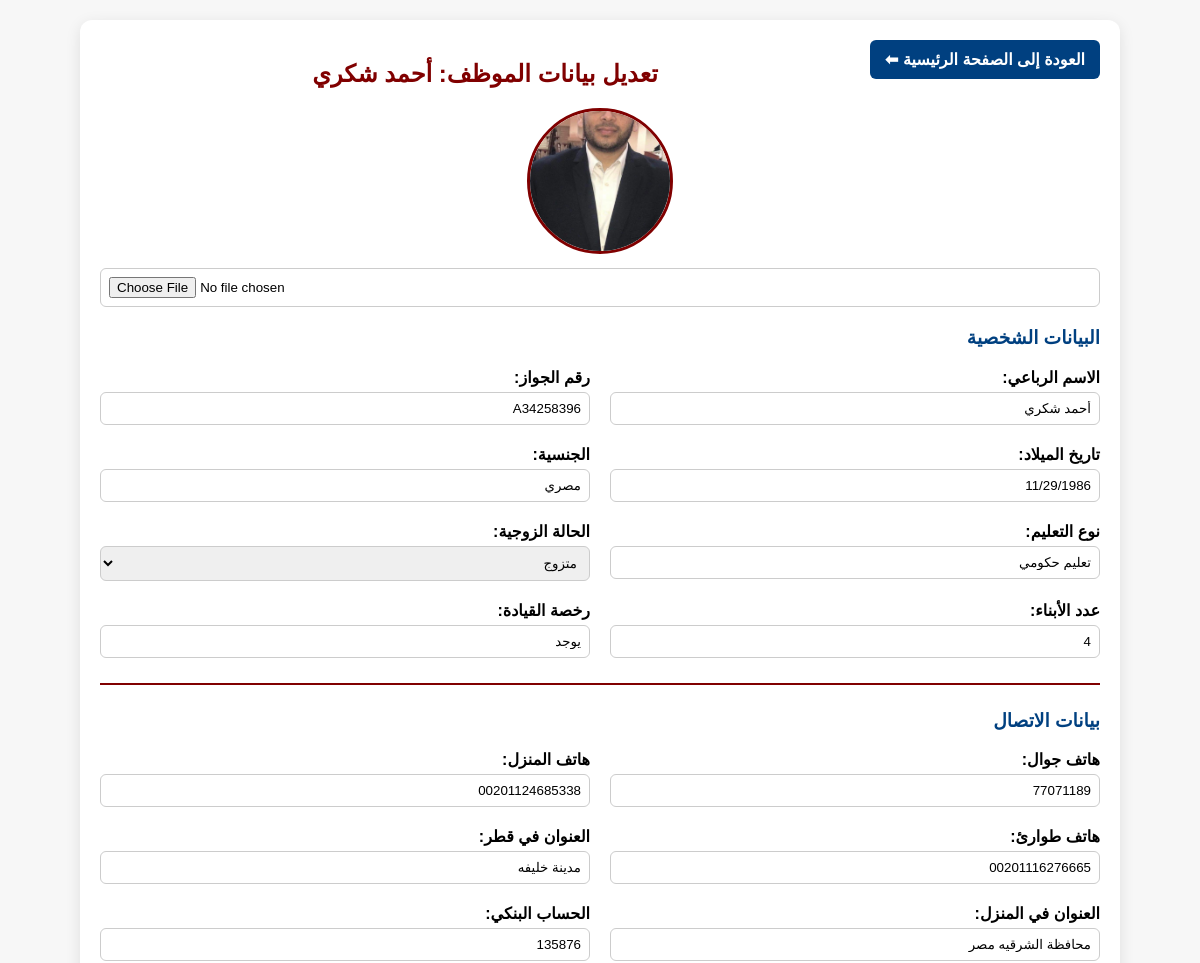
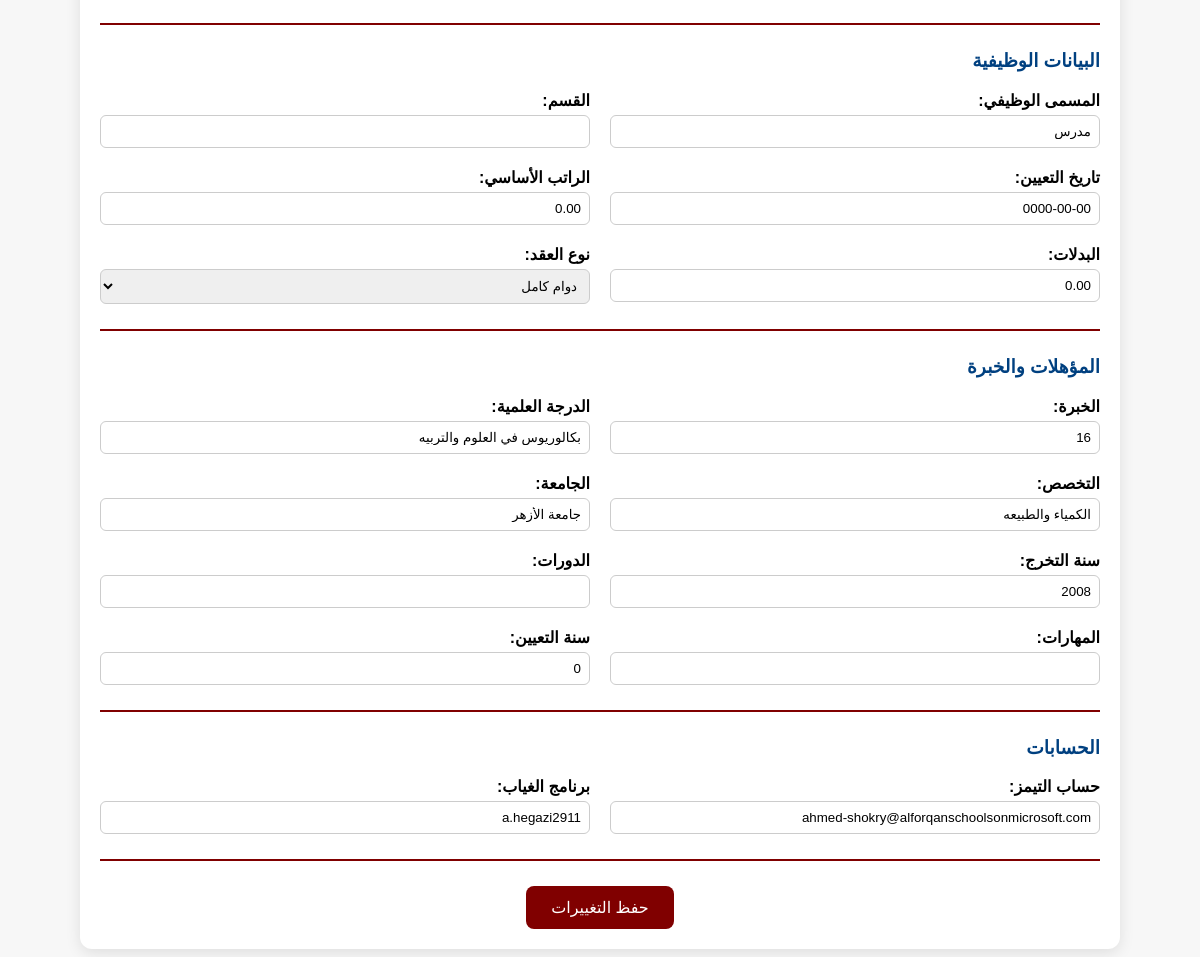
Page /edit.php?id=28681811552 (signed in) on the committed database (2 pictures, top to bottom).
### tables this page shows
CREATE TABLE `personal_data` (
  `id` int(10) UNSIGNED NOT NULL,
  `employee_id` varchar(50) NOT NULL,
  `full_name` varchar(255) NOT NULL,
  `personal_id` varchar(50) DEFAULT NULL,
  `birth_date` varchar(20) DEFAULT NULL,
  `nationality` varchar(100) DEFAULT NULL,
  `gender` varchar(20) DEFAULT NULL,
  `marital_status` varchar(20) DEFAULT NULL,
  `num_children` int(11) DEFAULT 0,
  `driving_license` varchar(50) DEFAULT NULL,
  `hire_date` varchar(20) DEFAULT NULL,
  `job_title` varchar(100) DEFAULT NULL,
  `department` varchar(100) DEFAULT NULL,
  `base_salary` decimal(10,2) DEFAULT NULL,
  `allowances` decimal(10,2) DEFAULT NULL,
  `contract_type` varchar(50) DEFAULT NULL,
  `created_at` timestamp NOT NULL DEFAULT current_timestamp(),
  `stage` enum('ابتدائي','اعدادي','ثانوي') NOT NULL DEFAULT 'ابتدائي'
);

CREATE TABLE `admin_data` (
  `id` int(11) NOT NULL,
  `employee_id` varchar(50) NOT NULL,
  `leave_casual` int(11) DEFAULT 0,
  `leave_sick` int(11) DEFAULT 0,
  `leave_unexcused` int(11) DEFAULT 0,
  `classes_reserve` int(11) DEFAULT 0,
  `classes_extra` int(11) DEFAULT 0,
  `classes_overload` int(11) DEFAULT 0,
  `teacher_status` varchar(50) DEFAULT NULL,
  `note_verbal` tinyint(1) DEFAULT 0,
  `note_written` tinyint(1) DEFAULT 0,
  `note_warning` tinyint(1) DEFAULT 0,
  `assets_pen` tinyint(1) DEFAULT 0,
  `assets_pc` tinyint(1) DEFAULT 0,
  `assets_phone` tinyint(1) DEFAULT 0,
  `assets_car` tinyint(1) DEFAULT 0,
  `image` varchar(255) DEFAULT NULL,
  `created_at` timestamp NOT NULL DEFAULT current_timestamp(),
  `note_discount` int(11) DEFAULT 0
);

CREATE TABLE `contact_info` (
  `id` int(10) UNSIGNED NOT NULL,
  `employee_id` varchar(50) NOT NULL,
  `phone_mobile` varchar(50) DEFAULT NULL,
  `phone_home` varchar(50) DEFAULT NULL,
  `emergency_phone` varchar(50) DEFAULT NULL,
  `address_qatar` varchar(255) DEFAULT NULL,
  `address_home` varchar(255) DEFAULT NULL,
  `bank_account` varchar(100) DEFAULT NULL,
  `created_at` timestamp NOT NULL DEFAULT current_timestamp()
);

CREATE TABLE `job_data` (
  `id` int(10) UNSIGNED NOT NULL,
  `employee_id` varchar(50) NOT NULL,
  `employee_number` varchar(50) DEFAULT NULL,
  `job_title` varchar(255) DEFAULT NULL,
  `department` varchar(255) DEFAULT NULL,
  `hire_date` date DEFAULT NULL,
  `base_salary` decimal(10,2) DEFAULT NULL,
  `allowances` decimal(10,2) DEFAULT NULL,
  `contract_type` varchar(50) DEFAULT NULL,
  `salary` decimal(10,2) DEFAULT NULL,
  `job_level` varchar(50) DEFAULT NULL,
  `sponsorship` varchar(100) DEFAULT NULL,
  `created_at` timestamp NOT NULL DEFAULT current_timestamp(),
  `stage` varchar(20) NOT NULL DEFAULT 'ابتدائي'
);

CREATE TABLE `qualifications` (
  `id` int(10) UNSIGNED NOT NULL,
  `employee_id` varchar(50) NOT NULL,
  `experience` int(11) DEFAULT NULL,
  `degree` varchar(100) DEFAULT NULL,
  `major` varchar(100) DEFAULT NULL,
  `university` varchar(100) DEFAULT NULL,
  `graduation_year` int(11) DEFAULT NULL,
  `courses` text DEFAULT NULL,
  `skills` text DEFAULT NULL,
  `year_of_assignment` int(11) DEFAULT NULL,
  `created_at` timestamp NOT NULL DEFAULT current_timestamp()
);

CREATE TABLE `accounts` (
  `id` int(10) UNSIGNED NOT NULL,
  `employee_id` varchar(50) NOT NULL,
  `teams_account` varchar(255) DEFAULT NULL,
  `attendance_platform` varchar(255) DEFAULT NULL,
  `created_at` timestamp NOT NULL DEFAULT current_timestamp(),
  `stage` varchar(50) NOT NULL DEFAULT 'ثانوي'
);

### edit.php (the view, shortened to what this page needs)
<?php
include("db.php");
$employee_id = $_GET['id'];
$tables = ['personal_data', 'contact_info', 'job_data', 'accounts', 'qualifications'];
$data = [];
foreach($tables as $table){
    $stmt = $conn->prepare("SELECT * FROM $table WHERE employee_id=?");
    $stmt->bind_param("s", $employee_id);
    $stmt->execute();
    $res = $stmt->get_result();
    $data[$table] = $res->fetch_assoc() ?? [];
}
$marital_options = ['أعزب', 'متزوج', 'مطلق', 'أرمل'];
$contract_options = ['دوام كامل', 'دوام جزئي', 'مؤقت', 'عقد سنوي'];
$stmt = $conn->prepare("SELECT image FROM admin_data WHERE employee_id=?");
$stmt->bind_param("s", $employee_id);
$stmt->execute();
$res = $stmt->get_result();
$admin_data = $res->fetch_assoc();
$image_name = $admin_data['image'] ?? 'avatar.png';
?>
<!DOCTYPE html>
<html lang="ar">
<head>
</head>
<body>
<div class="container">
<a href="indexteacher.php" class="back-btn">⬅ العودة إلى الصفحة الرئيسية</a>
<h2>تعديل بيانات الموظف: <?php echo htmlspecialchars($data['personal_data']['full_name'] ?? ''); ?></h2>
<form method="POST" enctype="multipart/form-data">
<div style="text-align:center; margin-bottom:20px;">
    <img src="uploads/<?php echo htmlspecialchars($image_name); ?>"
         style="width:140px; height:140px; border-radius:50%; object-fit:cover; border:3px solid #800000;"><br>
    <input type="file" name="image" accept="image/*" style="margin-top:10px;">
</div>
<h3>البيانات الشخصية</h3>
<div class="grid2">
    <div><label>الاسم الرباعي:</label><input type="text" name="full_name" value="<?php echo htmlspecialchars($data['personal_data']['full_name'] ?? ''); ?>"></div>
    <div><label>رقم الجواز:</label><input type="text" name="personal_id" value="<?php echo htmlspecialchars($data['personal_data']['personal_id'] ?? ''); ?>"></div>
    <div><label>تاريخ الميلاد:</label><input type="text" name="birth_date" value="<?php echo htmlspecialchars($data['personal_data']['birth_date'] ?? ''); ?>"></div>
    <div><label>الجنسية:</label><input type="text" name="nationality" value="<?php echo htmlspecialchars($data['personal_data']['nationality'] ?? ''); ?>"></div>
    <div><label>نوع التعليم:</label><input type="text" name="gender" value="<?php echo htmlspecialchars($data['personal_data']['gender'] ?? ''); ?>"></div>
    <div>
        <label>الحالة الزوجية:</label>
        <select name="marital_status">
            <?php foreach($marital_options as $option): ?>
                <option value="<?php echo $option; ?>" <?php if(($data['personal_data']['marital_status'] ?? '')==$option) echo 'selected'; ?>><?php echo $option; ?></option>
            <?php endforeach; ?>
        </select>
    </div>
    <div><label>عدد الأبناء:</label><input type="number" name="num_children" value="<?php echo htmlspecialchars($data['personal_data']['num_children'] ?? 0); ?>"></div>
    <div><label>رخصة القيادة:</label><input type="text" name="driving_license" value="<?php echo htmlspecialchars($data['personal_data']['driving_license'] ?? ''); ?>"></div>
</div>
<hr>
<h3>بيانات الاتصال</h3>
<div class="grid2">
    <div><label>هاتف جوال:</label><input type="text" name="phone_mobile" value="<?php echo htmlspecialchars($data['contact_info']['phone_mobile'] ?? ''); ?>"></div>
    <div><label>هاتف المنزل:</label><input type="text" name="phone_home" value="<?php echo htmlspecialchars($data['contact_info']['phone_home'] ?? ''); ?>"></div>
    <div><label>هاتف طوارئ:</label><input type="text" name="emergency_phone" value="<?php echo htmlspecialchars($data['contact_info']['emergency_phone'] ?? ''); ?>"></div>
    <div><label>العنوان في قطر:</label><input type="text" name="address_qatar" value="<?php echo htmlspecialchars($data['contact_info']['address_qatar'] ?? ''); ?>"></div>
    <div><label>العنوان في المنزل:</label><input type="text" name="address_home" value="<?php echo htmlspecialchars($data['contact_info']['address_home'] ?? ''); ?>"></div>
    <div><label>الحساب البنكي:</label><input type="text" name="bank_account" value="<?php echo htmlspecialchars($data['contact_info']['bank_account'] ?? ''); ?>"></div>
</div>
<hr>
<h3>البيانات الوظيفية</h3>
<div class="grid2">
    <div><label>المسمى الوظيفي:</label><input type="text" name="job_title" value="<?php echo htmlspecialchars($data['job_data']['job_title'] ?? ''); ?>"></div>
    <div><label>القسم:</label><input type="text" name="department" value="<?php echo htmlspecialchars($data['job_data']['department'] ?? ''); ?>"></div>
    <div><label>تاريخ التعيين:</label><input type="text" name="hire_date" value="<?php echo htmlspecialchars($data['job_data']['hire_date'] ?? ''); ?>"></div>
    <div><label>الراتب الأساسي:</label><input type="number" step="0.01" name="base_salary" value="<?php echo htmlspecialchars($data['job_data']['base_salary'] ?? 0); ?>"></div>
    <div><label>البدلات:</label><input type="number" step="0.01" name="allowances" value="<?php echo htmlspecialchars($data['job_data']['allowances'] ?? 0); ?>"></div>
    <div>
        <label>نوع العقد:</label>
        <select name="contract_type">
            <?php foreach($contract_options as $option): ?>
                <option value="<?php echo $option; ?>" <?php if(($data['job_data']['contract_type'] ?? '')==$option) echo 'selected'; ?>><?php echo $option; ?></option>
            <?php endforeach; ?>
        </select>
    </div>
</div>
<hr>
<h3>المؤهلات والخبرة</h3>
<div class="grid2">
    <div><label>الخبرة:</label><input type="number" name="experience" value="<?php echo htmlspecialchars($data['qualifications']['experience'] ?? 0); ?>"></div>
    <div><label>الدرجة العلمية:</label><input type="text" name="degree" value="<?php echo htmlspecialchars($data['qualifications']['degree'] ?? ''); ?>"></div>
    <div><label>التخصص:</label><input type="text" name="major" value="<?php echo htmlspecialchars($data['qualifications']['major'] ?? ''); ?>"></div>
    <div><label>الجامعة:</label><input type="text" name="university" value="<?php echo htmlspecialchars($data['qualifications']['university'] ?? ''); ?>"></div>
    <div><label>سنة التخرج:</label><input type="number" name="graduation_year" value="<?php echo htmlspecialchars($data['qualifications']['graduation_year'] ?? 0); ?>"></div>
    <div><label>الدورات:</label><input type="text" name="courses" value="<?php echo htmlspecialchars($data['qualifications']['courses'] ?? ''); ?>"></div>
    <div><label>المهارات:</label><input type="text" name="skills" value="<?php echo htmlspecialchars($data['qualifications']['skills'] ?? ''); ?>"></div>
    <div><label>سنة التعيين:</label><input type="number" name="year_of_assignment" value="<?php echo htmlspecialchars($data['qualifications']['year_of_assignment'] ?? 0); ?>"></div>
</div>
<hr>
<h3>الحسابات</h3>
<div class="grid2">
    <div><label>حساب التيمز:</label><input type="text" name="teams_account" value="<?php echo htmlspecialchars($data['accounts']['teams_account'] ?? ''); ?>"></div>
    <div><label>برنامج الغياب:</label><input type="text" name="attendance_platform" value="<?php echo htmlspecialchars($data['accounts']['attendance_platform'] ?? ''); ?>"></div>
</div>
<hr>
<div style="text-align:center; margin-top:25px;">
    <button type="submit">حفظ التغييرات</button>
</div>
</form>
</div>
</body>
</html>

### edit.php (style rules this page uses)
body { font-family:sans-serif; background:#f7f7f7; }
.container { max-width:1000px; margin:20px auto; padding:20px; background:#fff; border-radius:12px; box-shadow:0 4px 15px rgba(0,0,0,0.1); }
h2 { color:#800000; text-align:center; }
h3 { color:#004080; text-align:right; }
label { display:block; font-weight:bold; margin-bottom:5px; }
input[type=text], input[type=number], input[type=date], input[type=file], select { width:100%; padding:8px; border:1px solid #ccc; border-radius:6px; box-sizing:border-box; }
button { padding:12px 25px; background:#800000; color:#fff; border:none; border-radius:8px; cursor:pointer; font-size:16px; transition:0.3s; }
.back-btn { padding:10px 15px; background:#004080; color:#fff; border-radius:6px; text-decoration:none; font-weight:bold; float:right; margin-bottom:15px; transition:0.3s; }
.grid2 { display:grid; grid-template-columns:1fr 1fr; gap:20px; direction:rtl; }
hr { border:none; border-top:2px solid #800000; margin:25px 0; }

### rows in the picture
personal_data: full_name "أحمد شكري", personal_id "A34258396", birth_date "11/29/1986", nationality "مصري", gender "تعليم حكومي", marital_status "متزوج", num_children "4", driving_license "يوجد"
admin_data: image (picture)
contact_info: phone_mobile "77071189", phone_home "00201124685338", emergency_phone "00201116276665", address_qatar "مدينة خليفه", address_home "محافظة الشرقيه مصر", bank_account "135876"
job_data: job_title "مدرس", hire_date "0000-00-00", base_salary "0.00", allowances "0.00", contract_type "دوام كامل"
qualifications: experience "16", degree "بكالوريوس في العلوم والتربيه", major "الكمياء والطبيعه", university "جامعة الأزهر", graduation_year "2008", year_of_assignment "0"
accounts: teams_account "ahmed-shokry@alforqanschoolsonmicrosoft.com", attendance_platform "a.hegazi2911"
